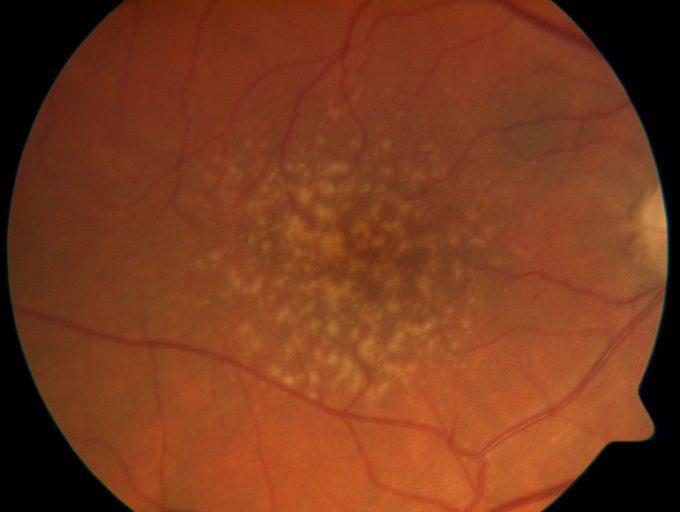
#> input picture input/Drusen/AWM_2007-07-02_OD_88341.jpg, 1360 x 1024 px (shown at 1/2 size); its folder holds only this picture in this run
$ python preprocessing.py
#> lines starting #> are read from the running program, lines starting #| are printed output that depends on the picture
import os
import numpy as np
from PIL import Image

# Function to process images in a folder
def process_images(folder_path, output_folder):
    # Get the list of image file names in the folder
#> called with folder_path = 'input/Drusen', output_folder = 'preprocessed_input/PreProcessed_Drusen'
    image_files = os.listdir(folder_path)

    # Loop through each image file
    for image_file in image_files:
        # Read the image
        image_path = os.path.join(folder_path, image_file)
        image = Image.open(image_path)
#> image is the input picture: PIL image 1360x1024 RGB; mean R, G, B 120.7, 58.2, 29.1

        # Resize the image
        resized_image = image.resize((224, 224), Image.BILINEAR)
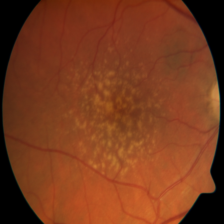
#> resized_image: PIL image 224x224 RGB; mean R, G, B 120.7, 58.2, 29.1

        # Turn the image into an array to be able to split the channels
        image_array = np.array(resized_image)

        # three channels of the RGB color space are separated.
        red_channel, green_channel, blue_channel = resized_image.split()
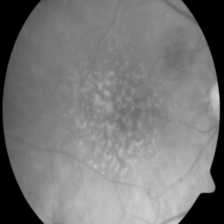
#> red_channel: PIL image 224x224 L; min 0, max 206, mean 120.7
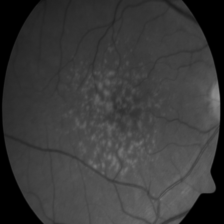
#> green_channel: PIL image 224x224 L; min 0, max 146, mean 58.2
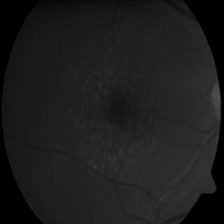
#> blue_channel: PIL image 224x224 L; min 0, max 82, mean 29.1

        # Apply intensity normalization to the green channel
        normalized_green_channel = (np.array(green_channel) - np.min(green_channel)) / (np.max(green_channel) - np.min(green_channel))
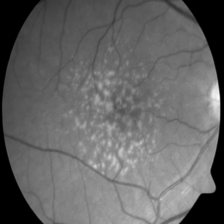
#> normalized_green_channel: shape (224, 224) float64; min 0, max 1, mean 0.399

        # Combine the channels back into an image
#> (the run stopped early here; a loop or call above may not have finished)

$ run again, on input/Drusen/AWM_2007-07-02_OS_88341.jpg
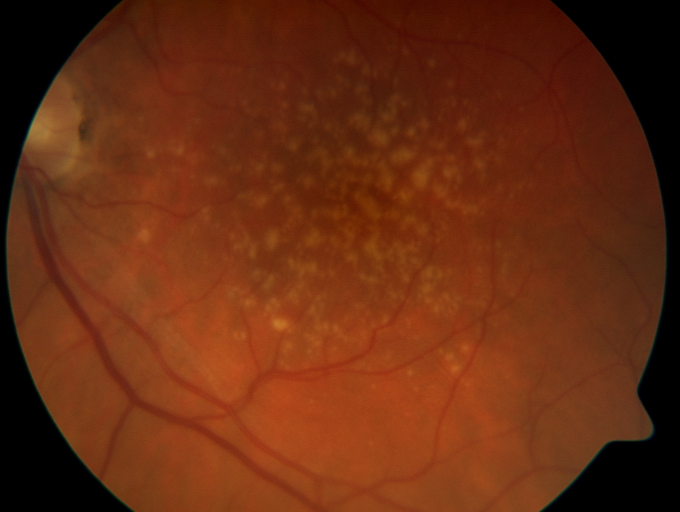
#> input picture input/Drusen/AWM_2007-07-02_OS_88341.jpg, 1360 x 1024 px (shown at 1/2 size)
#> in process_images, image is the input picture: PIL image 1360x1024 RGB; mean R, G, B 102.7, 44.1, 17.5
#> in process_images, `red_channel, green_channel, blue_channel = resized_image.split()`:
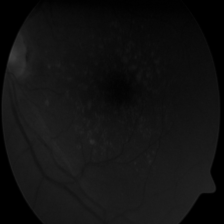
#> blue_channel: PIL image 224x224 L; min 0, max 66, mean 17.5
#> in process_images, `normalized_green_channel = (np.array(green_channel) - np.min(green_cha..`:
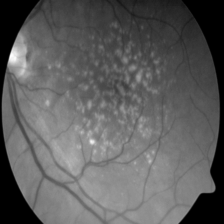
#> normalized_green_channel: shape (224, 224) float64; min 0, max 1, mean 0.367
